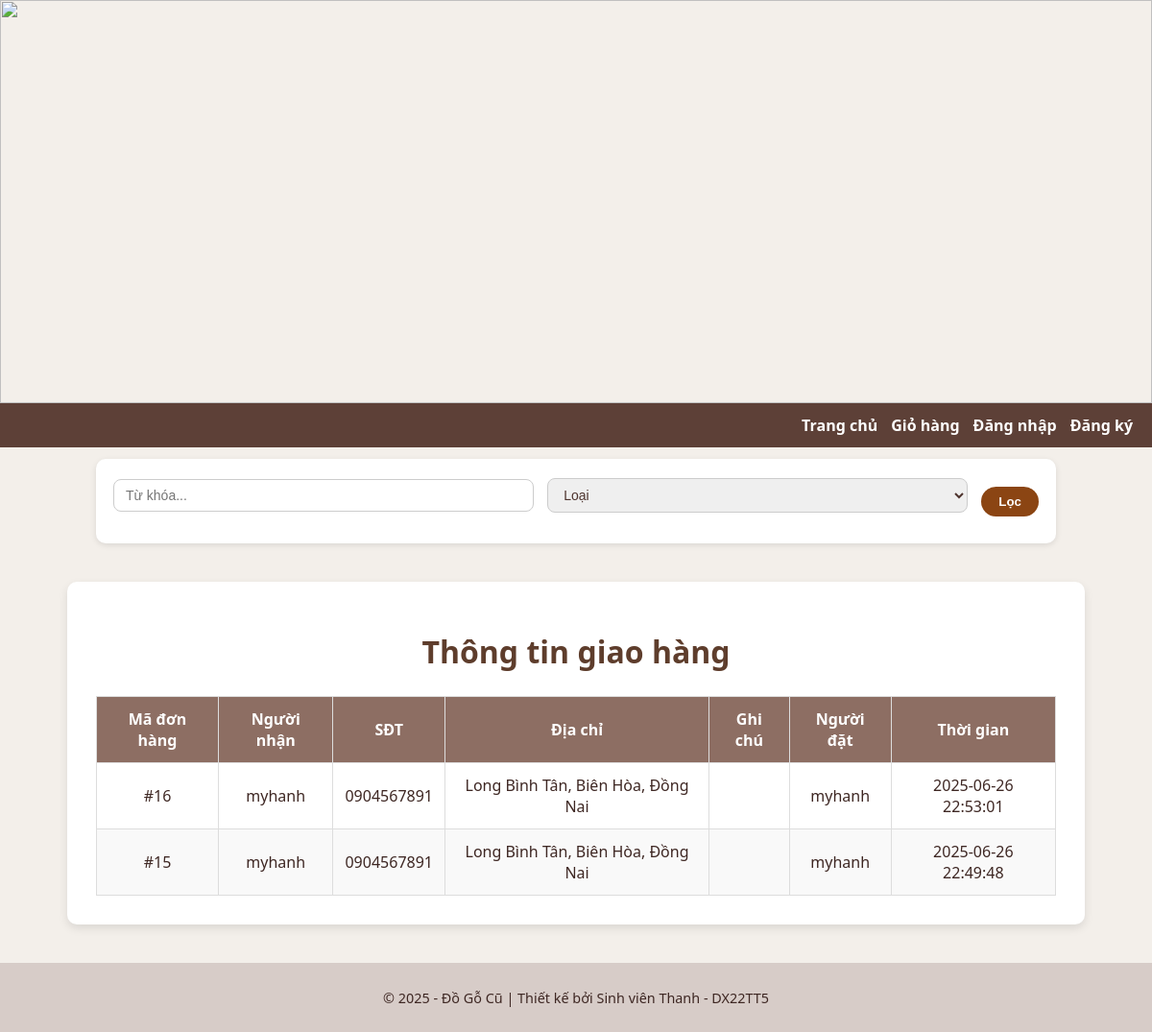
The page /soft/src/admin/shipping_info.php on the database its author committed.
### tables this page shows
CREATE TABLE `shipping_info` (
  `id` int(11) NOT NULL,
  `user_id` int(11) NOT NULL,
  `order_id` int(11) NOT NULL,
  `address` text NOT NULL,
  `phone` varchar(20) DEFAULT NULL,
  `note` text DEFAULT NULL,
  `created_at` datetime DEFAULT current_timestamp(),
  `recipient_name` varchar(100) NOT NULL
);

CREATE TABLE `users` (
  `id` int(11) NOT NULL,
  `username` varchar(50) NOT NULL,
  `password` varchar(255) NOT NULL,
  `email` varchar(100) NOT NULL,
  `role` enum('admin','user','seller') DEFAULT 'user',
  `created_at` datetime DEFAULT current_timestamp()
);

### soft/src/admin/shipping_info.php (the view, shortened to what this page needs)
<?php
require_once '../includes/config.php';
$query = "SELECT s.*, u.username
          FROM shipping_info s
          JOIN users u ON s.user_id = u.id
          ORDER BY s.created_at DESC";
$result = $conn->query($query);
?>
<!DOCTYPE html>
<html lang="vi">
<head>
    <link rel="stylesheet" href="../css/style.css">
</head>
<body>
<?php include '../header.php'; ?>
<div class="container">
    <h1>Thông tin giao hàng</h1>
    <?php if ($result->num_rows > 0): ?>
        <table>
            <thead>
                <tr>
                    <th>Mã đơn hàng</th>
                    <th>Người nhận</th>
                    <th>SĐT</th>
                    <th>Địa chỉ</th>
                    <th>Ghi chú</th>
                    <th>Người đặt</th>
                    <th>Thời gian</th>
                </tr>
            </thead>
            <tbody>
                <?php while ($row = $result->fetch_assoc()): ?>
                <tr>
                    <td>#<?= $row['order_id'] ?></td>
                    <td><?= htmlspecialchars($row['recipient_name']) ?></td>
                    <td><?= htmlspecialchars($row['phone']) ?></td>
                    <td><?= nl2br(htmlspecialchars($row['address'])) ?></td>
                    <td><?= nl2br(htmlspecialchars($row['note'])) ?></td>
                    <td><?= htmlspecialchars($row['username']) ?></td>
                    <td><?= $row['created_at'] ?></td>
                </tr>
                <?php endwhile; ?>
            </tbody>
        </table>
    <?php else: ?>
        <p>Không có thông tin giao hàng nào.</p>
    <?php endif; ?>
</div>
<?php include '../footer.php'; ?>
</body>
</html>

### soft/src/includes/config.php (shortened to what this page needs)
<link rel="stylesheet" href="css/style.css">

### soft/src/header.php (shortened to what this page needs)
<?php
require_once 'includes/config.php';
?>
<div class="banner-wrapper">
    <img src="/src/img/banner.png" class="banner-img">
</div>
<nav class="top-nav">
    <div class="nav-container">
        <div class="nav-links">
            <a href="/src/index.php">Trang chủ</a>
            <a href="cart.php">Giỏ hàng</a>
            <?php if (!empty($_SESSION['user'])): ?>
                <span>Chào, <?= htmlspecialchars($_SESSION['user']) ?>!</span>
                <?php if (!empty($_SESSION['role']) && $_SESSION['role'] === 'admin'): ?>
                    <a href="admin/admin.php">⚙️ Quản lý</a>
                <?php elseif ($_SESSION['role'] === 'seller'): ?>
                    <a href="/src/seller_add_product.php">Đăng sản phẩm</a>
                    <a href="/src/seller_products.php">Sản phẩm đã đăng</a>
                    <a href="/src/seller_orders.php">Đơn hàng</a>
                <?php endif; ?>
                <a href="wishlist.php">Yêu thích</a>
                <a href="/src/logout.php">Đăng xuất</a>
            <?php else: ?>
                <a href="login.php">Đăng nhập</a>
                <a href="register.php">Đăng ký</a>
            <?php endif; ?>
        </div>
    </div>
</nav>
<div class="search-bar-wrapper">
    <form action="search.php" method="GET" class="search-form">
        <input type="text" name="keyword" placeholder="Từ khóa..."
            value="<?= htmlspecialchars($_GET['keyword'] ?? '') ?>">
        <select name="category">
            <option value="">Loại</option>
        </select>
        <button type="submit">Lọc</button>
    </form>
</div>

### soft/src/footer.php
<footer>
    <p>&copy; 2025 - Đồ Gỗ Cũ | Thiết kế bởi Sinh viên Thanh - DX22TT5</p>
</footer>

### soft/src/css/style.css (style rules this page uses)
body { font-family: 'Segoe UI', sans-serif; background: #f3efea; margin: 0; padding: 0; color: #3e2723; }
.top-nav { display: flex; flex-wrap: wrap; justify-content: flex-end; gap: 15px; background-color: #8b5e3c; padding: 12px 20px; }
.top-nav a, .top-nav span { color: #fff; font-weight: bold; text-decoration: none; transition: color 0.3s ease; }
footer { background: #d7ccc8; color: #3e2723; padding: 12px; text-align: center; font-size: 0.9em; margin-top: 40px; }
.container, .admin-container { max-width: 1000px; margin: 40px auto; background: #ffffff; padding: 30px; border-radius: 10px; box-shadow: 0 4px 10px rgba(0,0,0,0.1); transition: all 0.3s ease; }
h1, h2, h3 { text-align: center; margin-bottom: 25px; color: #5e3d2c; }
input[type="text"], input[type="password"], input[type="number"], input[type="email"], textarea, select { width: 100%; padding: 10px; margin: 8px 0 20px; border: 1px solid #ccc; border-radius: 6px; box-sizing: border-box; color: #4e342e; }
.btn, button { display: inline-block; padding: 10px 18px; background: #8b5e3c; color: #fff; border: none; border-radius: 6px; text-decoration: none; font-weight: bold; cursor: pointer; transition: background 0.3s ease, transform 0.2s ease; }
table { width: 100%; border-collapse: collapse; margin-top: 20px; }
th, td { padding: 12px; border: 1px solid #ddd; text-align: center; }
th { background: #8d6e63; color: white; }
tr:nth-child(even) { background: #f9f9f9; }

### soft/src/header.php (style rules this page uses)
.banner-wrapper { width: 100%; height: 420px; overflow: hidden; }
.banner-img { width: 100%; height: auto; object-fit: cover; display: block; }
nav.top-nav { background-color: #5d4037; padding: 12px 20px; }
.nav-container { max-width: 1200px; margin-left: auto; display: flex; justify-content: flex-end; }
.nav-links { display: flex; gap: 14px; align-items: center; margin-left: auto; }
.nav-links a, .nav-links span { color: #fff; font-weight: bold; text-decoration: none; }
.search-bar-wrapper { max-width: 1000px; margin: 12px auto 10px; padding: 0 20px; }
.search-form { display: flex; gap: 14px; justify-content: center; align-items: center; background: #fff; padding: 12px 18px; border-radius: 10px; box-shadow: 0 2px 6px rgba(0,0,0,0.1); }
.search-form input, .search-form select { padding: 8px 12px; font-size: 14px; border: 1px solid #ccc; border-radius: 8px; min-width: 180px; }
.search-form button { padding: 8px 18px; background-color: #8B4513; color: white; border: none; border-radius: 20px; font-weight: bold; cursor: pointer; transition: background-color 0.3s ease; }

### rows shown on the page
shipping_info: order "16", recipient_name "myhanh", phone "0904567891", address "Long Bình Tân, Biên Hòa, Đồng Nai", user.username "myhanh", created_at "2025-06-26 22:53:01"
shipping_info: order "15", recipient_name "myhanh", phone "0904567891", address "Long Bình Tân, Biên Hòa, Đồng Nai", user.username "myhanh", created_at "2025-06-26 22:49:48"
